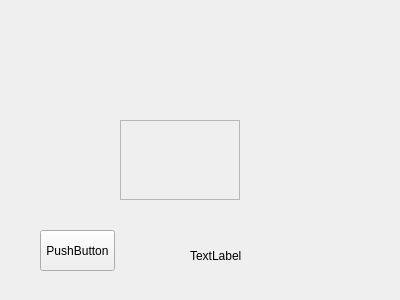
<?xml version="1.0" encoding="UTF-8"?>
<ui version="4.0">
 <class>Widget</class>
 <widget class="QWidget" name="Widget">
  <property name="geometry">
   <rect>
    <x>0</x>
    <y>0</y>
    <width>400</width>
    <height>300</height>
   </rect>
  </property>
  <property name="windowTitle">
   <string>Widget</string>
  </property>
  <widget class="QFrame" name="frame">
   <property name="geometry">
    <rect>
     <x>120</x>
     <y>120</y>
     <width>120</width>
     <height>80</height>
    </rect>
   </property>
   <property name="frameShape">
    <enum>QFrame::StyledPanel</enum>
   </property>
   <property name="frameShadow">
    <enum>QFrame::Raised</enum>
   </property>
  </widget>
  <widget class="QPushButton" name="pushButton">
   <property name="geometry">
    <rect>
     <x>40</x>
     <y>230</y>
     <width>75</width>
     <height>41</height>
    </rect>
   </property>
   <property name="text">
    <string>PushButton</string>
   </property>
  </widget>
  <widget class="QLabel" name="label">
   <property name="geometry">
    <rect>
     <x>190</x>
     <y>250</y>
     <width>54</width>
     <height>12</height>
    </rect>
   </property>
   <property name="text">
    <string>TextLabel</string>
   </property>
  </widget>
 </widget>
 <layoutdefault spacing="6" margin="11"/>
 <resources/>
 <connections/>
</ui>
